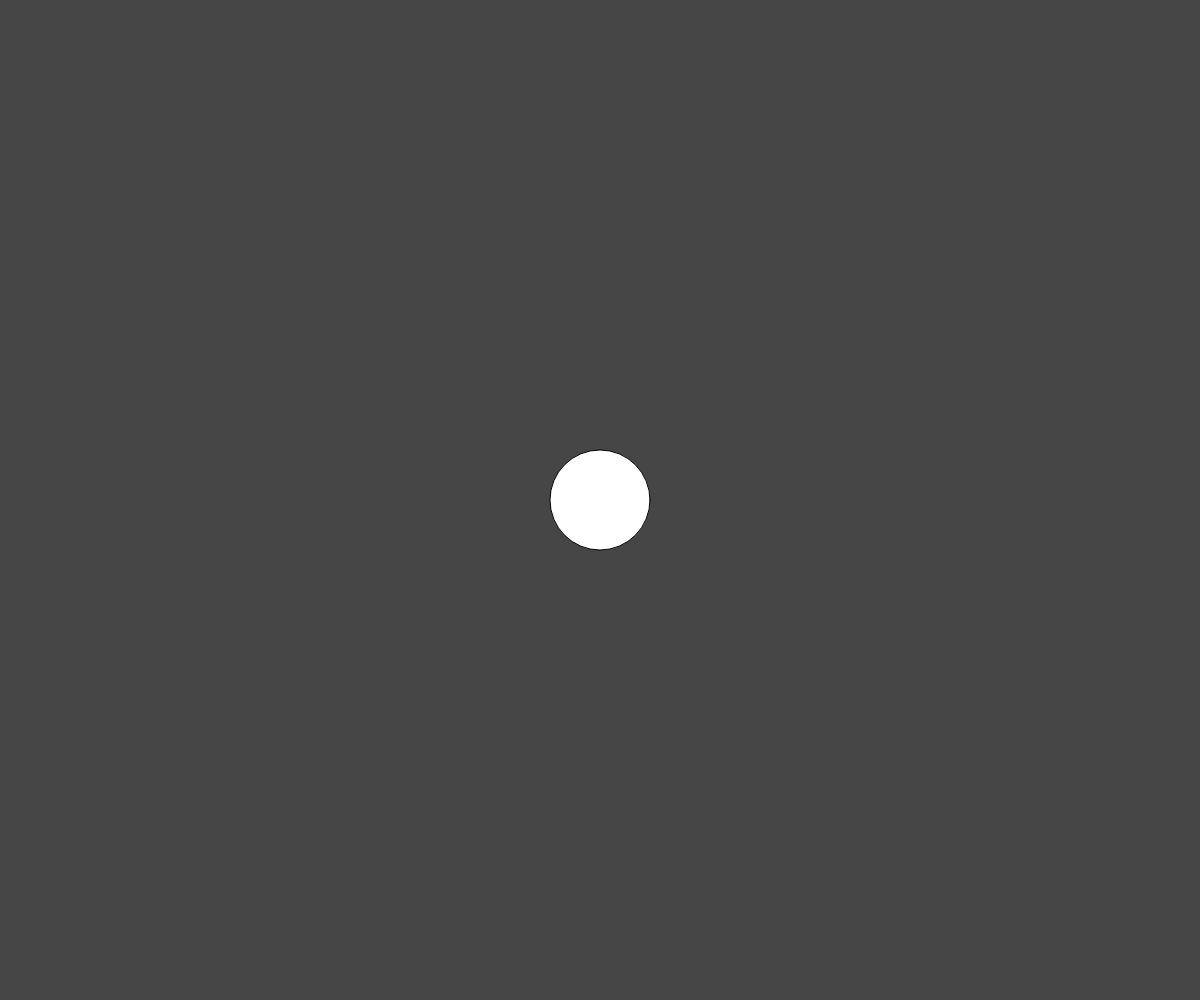
Frame 1 (no input)
Frame 60 (no input): identical to frame 1, image omitted
Frame 120 (the mouse pressed at the canvas centre since frame 60): identical to frame 1, image omitted

The p5.js sketch that drew this single still picture (run headless with seeded random() and noise() and a simulated clock; from frame 60 on, the mouse is pressed at the canvas centre):

// p5.js sketch
// ── sketch.js
// Project Title
// Your Name
// Date
//
// Extra for Experts:
// - describe what you did to take this project "above and beyond"
let myPlanet

function setup() {
  createCanvas(windowWidth, windowHeight);
  myPlanet = new planet(width/2, height/2);
  angleMode(DEGREES);
}

function draw() {
  background(70);
  myPlanet.display();
}

class planet{
  constructor(x,y){
    this.x = x; this.y = y; this.s = 100;
    this.moons = [];
  }

  display(){
    circle(this.x,this.y,this.s)
  }
}
